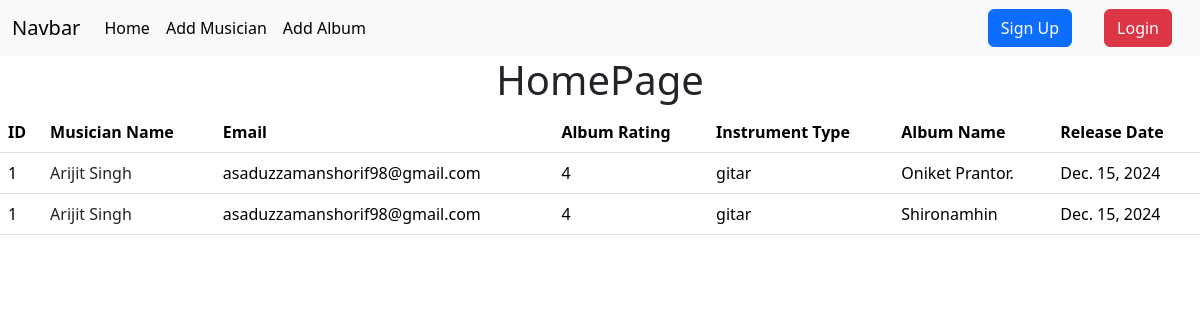
The page / on the database its author committed.
### album/models.py (models this page shows, shortened)
class AlbumModel(models.Model):
    rating = (
        (1,'1'),
        (2,'2'),
        (3,'3'),
        (4,'4'),
        (5,'5'),
    )
    album_name = models.TextField()
    musician = models.ForeignKey(MusicianModel,on_delete=models.CASCADE,null=True,blank=True)
    release_date = models.DateField()
    rating = models.IntegerField(choices=rating)

### musician/models.py (models this page shows, shortened)
class MusicianModel(models.Model):
    instruments = (
        ('cello','cello'),
        ('gitar','gitar'),
        ('flute','flute'),
    )
    first_name = models.CharField(max_length=40,default=None)
    last_name = models.CharField(max_length=40,default=None)
    email = models.EmailField(default=None)
    phone = models.CharField(max_length=11)
    instrument_type = models.CharField(max_length=20,choices=instruments)

### Musician_Director/views.py (the view)
# urls.py: 2. Add a URL to urlpatterns:  path('', views.home, name='home')
def home(request):
    data = AlbumModel.objects.all()
    return render(request, 'home.html',{'data':data})

### templates/home.html (shortened to what this page needs)
{% extends "base.html" %}
{% block content %}
    <p class="h1 text-center">HomePage</p>
    {% if data %}
    <table class="table">
        <thead>
          <tr>
            <th scope="col">ID</th>
            <th scope="col">Musician Name</th>
            <th scope="col">Email</th>
            <th scope="col">Album Rating</th>
            <th scope="col">Instrument Type</th>
            <th scope="col">Album Name</th>
            <th scope="col">Release Date</th>
          </tr>
        </thead>
        <tbody>
            {% for i in data %}
            <tr>
            <td>{{i.musician.id}}</td>
            <td><a href="{% url 'edit_musician'  id=i.id %}" class="text-decoration-none text-dark">{{i.musician.first_name}} {{i.musician.last_name}}</a></td>
            <td>{{i.musician.email}}</td>
            <td>{{i.rating}}</td>
            <td>{{i.musician.instrument_type}}</td>
            <td>{{i.album_name}}</td>
            <td>{{i.release_date}}</td>
        </tr>
        {% endfor %}
    </tbody>
</table>
{%else%}
<h1 class="text-center m-5 p-5">No data is available</h1>
{% endif %}
{% endblock %}

### templates/base.html (shortened to what this page needs)
<!DOCTYPE html>
<html lang="en">
  <head>
    <link
      href="https://cdn.jsdelivr.net/npm/bootstrap@5.3.3/dist/css/bootstrap.min.css"
      rel="stylesheet"
    />
  </head>
  <body>
    <header>
        <nav class="navbar navbar-expand-lg bg-body-tertiary">
            <div class="container-fluid">
              <a class="navbar-brand" href="#">Navbar</a>
              <div class="collapse navbar-collapse d-flex justify-content-between" id="navbarText">
                <div>
                  <ul class="navbar-nav me-auto mb-2 mb-lg-0">
                    <li class="nav-item">
                      <a class="nav-link active" aria-current="page" href="{% url "homepage" %}">Home</a>
                    </li>
                    <li class="nav-item">
                      <a class="nav-link active" aria-current="page" href= "{% url 'add_musician' %}">Add Musician</a>
                    </li>
                    <li class="nav-item">
                      <a class="nav-link active" aria-current="page" href="{% url 'add_album' %}">Add Album</a>
                    </li>
                </ul>
                </div>
                <div>
                  {% if request.user.is_authenticated %}
                  <ul class="navbar-nav me-auto mb-2 mb-lg-0">
                    <li class="nav-item mx-3">
                      <a class="btn btn-primary"  href="{% url 'profile' %}">Profile</a>
                    </li>
                    <li class="nav-item mx-3">
                      <a class="btn btn-danger" href="{% url 'logout' %}">Logout</a>
                    </li>
                    </ul>
                    {% else %}
                    <ul class="navbar-nav me-auto mb-2 mb-lg-0">
                      <li class="nav-item mx-3">
                        <a class="btn btn-primary" href="{% url "signup" %}">Sign Up</a>
                      </li>
                      <li class="nav-item mx-3">
                        <a class="btn btn-danger" href="{% url 'login' %}">Login</a>
                      </li>
                      </ul>
                  {% endif %}
                </div>
              </div>
            </div>
          </nav>
    </header>
    <main>
        {% block content %}
        {% endblock  %}
    </main>
  </body>
</html>

### rows shown on the page
AlbumModel: musician.id "1", musician.first_name "Arijit", musician.last_name "Singh", musician.email "asaduzzamanshorif98@gmail.com", rating "4", musician.instrument_type "gitar", album_name "Oniket Prantor.", release_date "Dec. 15, 2024"
AlbumModel: musician.id "1", musician.first_name "Arijit", musician.last_name "Singh", musician.email "asaduzzamanshorif98@gmail.com", rating "4", musician.instrument_type "gitar", album_name "Shironamhin", release_date "Dec. 15, 2024"
